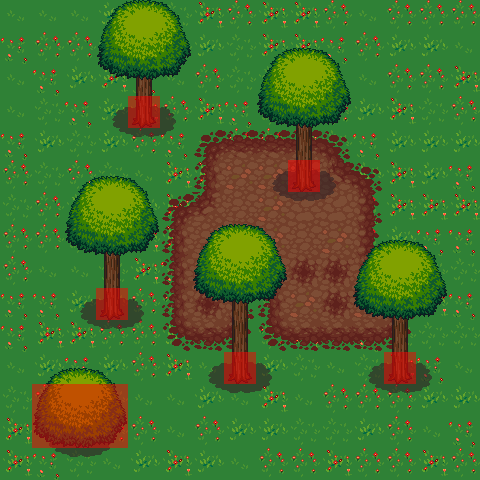

Below is a game level as drawn by its tile map, then a one-line description and the .tmx that defines it (tile-layer data replaced by summaries):
An orthogonal 15x15 tile map with 32x32 px tiles, 11 tile layers (ground, water, road, treeroot, ...), 10 tilesets and 2 objects (2x monster_spawn).

<map version="1.0" tiledversion="1.0.1" orientation="orthogonal" renderorder="right-down" width="15" height="15" tilewidth="32" tileheight="32" nextobjectid="9">
 <tileset firstgid="1" source="../LPC_Terrain/Terrain.tsx" />
 <tileset firstgid="1025" name="grass" tilewidth="32" tileheight="32" tilecount="18" columns="3">
  <image source="../LPC Base Assets/tiles/grass.png" width="96" height="192" />
 </tileset>
 <tileset firstgid="1043" name="house" tilewidth="32" tileheight="32" tilecount="63" columns="9">
  <image source="../LPC Base Assets/tiles/house.png" width="288" height="224" />
 </tileset>
 <tileset firstgid="1106" name="trunk" tilewidth="32" tileheight="32" tilecount="18" columns="6">
  <image source="../LPC Base Assets/tiles/trunk.png" width="192" height="96" />
 </tileset>
 <tileset firstgid="1124" name="treetop" tilewidth="32" tileheight="32" tilecount="42" columns="6">
  <image source="../LPC Base Assets/tiles/treetop.png" width="192" height="224" />
 </tileset>
 <tileset firstgid="1166" name="bridges" tilewidth="32" tileheight="32" tilecount="42" columns="6">
  <image source="../LPC Base Assets/tiles/bridges.png" width="192" height="224" />
 </tileset>
 <tileset firstgid="1208" name="signs" tilewidth="32" tileheight="32" tilecount="6" columns="3">
  <image source="../LPC Base Assets/tiles/signs.png" width="96" height="64" />
 </tileset>
 <tileset firstgid="1214" name="rock" tilewidth="32" tileheight="32" tilecount="2" columns="2">
  <image source="../LPC Base Assets/tiles/rock.png" width="64" height="32" />
 </tileset>
 <tileset firstgid="1216" name="barrel" tilewidth="32" tileheight="32" tilecount="8" columns="4">
  <image source="../LPC Base Assets/tiles/barrel.png" width="128" height="64" />
 </tileset>
 <tileset firstgid="1224" name="metatiles" tilewidth="32" tileheight="32" tilecount="4" columns="2">
  <image source="../metatiles.png" width="64" height="64" />
 </tileset>
 <layer name="ground" width="15" height="15">
  <data>[225 cells, 225 non-empty, 6 distinct tile ids]</data>
 </layer>
 <layer name="water" width="15" height="15">
  <data>[225 cells, 0 non-empty, 0 distinct tile ids]</data>
 </layer>
 <layer name="road" width="15" height="15">
  <data>[225 cells, 49 non-empty, 16 distinct tile ids]</data>
 </layer>
 <layer name="treeroot" width="15" height="15">
  <data>[225 cells, 30 non-empty, 6 distinct tile ids]</data>
 </layer>
 <layer name="building1" width="15" height="15">
  <data>[225 cells, 0 non-empty, 0 distinct tile ids]</data>
 </layer>
 <layer name="building2" width="15" height="15">
  <data>[225 cells, 0 non-empty, 0 distinct tile ids]</data>
 </layer>
 <layer name="character" width="15" height="15">
  <data>[225 cells, 0 non-empty, 0 distinct tile ids]</data>
 </layer>
 <layer name="building3" width="15" height="15">
  <data>[225 cells, 0 non-empty, 0 distinct tile ids]</data>
 </layer>
 <layer name="treetrunk" width="15" height="15">
  <data>[225 cells, 15 non-empty, 7 distinct tile ids]</data>
 </layer>
 <layer name="treetop" width="15" height="15">
  <data>[225 cells, 54 non-empty, 18 distinct tile ids]</data>
 </layer>
 <layer name="blocked" width="15" height="15">
  <data>[225 cells, 11 non-empty, 1 distinct tile ids]</data>
 </layer>
 <objectgroup name="spawns">
  <object id="6" name="bee" type="monster_spawn" x="192" y="128" width="32" height="32">
   <properties>
    <property name="max_spawn" type="int" value="2" />
    <property name="spawn_delay" type="float" value="30" />
   </properties>
  </object>
  <object id="8" name="bee" type="monster_spawn" x="288" y="288" width="32" height="32">
   <properties>
    <property name="max_spawn" type="int" value="2" />
    <property name="spawn_delay" type="float" value="30" />
   </properties>
  </object>
 </objectgroup>
</map>
